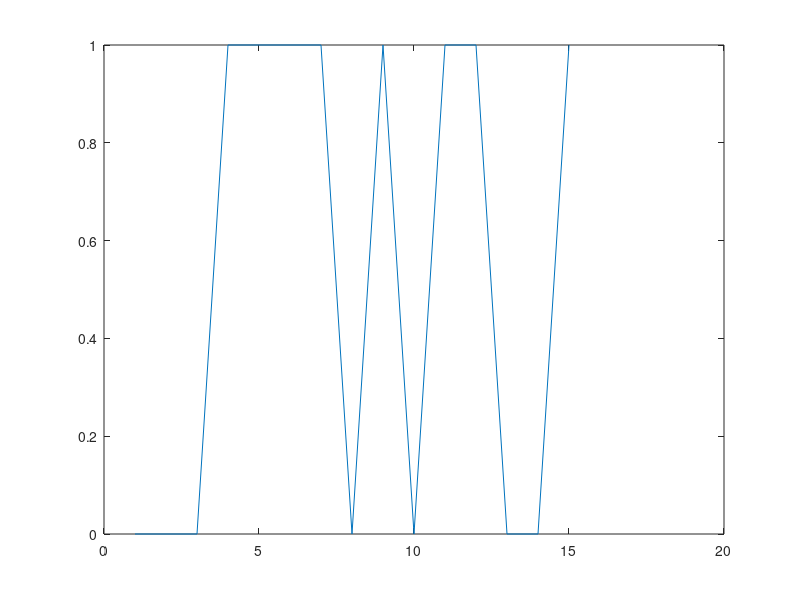

Write MATLAB code to recreate this figure.
clc;
clear all;
close all;
m=4; 			
x1= 1;
x2= 0;
x3 =0;
x4 =0;
N = 2.^m-1; 	

for i=1:N
p=x4; 		
x4=x3;
x3=x2;
x2=x1;
x1=xor(x1,p); 	
disp (i)
x = [x1 x2 x3 x4];
m_Seq(i)=p; 
disp (x)
end
disp('the resultant m-sequence is :');
disp(m_Seq)
plot(m_Seq)
